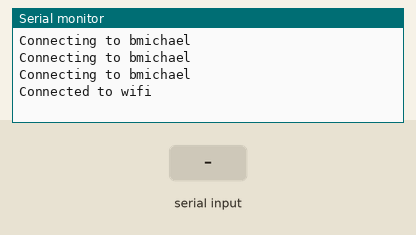
This sketch was run on a simulated ESP32-S3. Parts: the last lines printed to the serial monitor. The inputs (shaded band) are chosen by the test bench. WiFi joins after 1.5 s; servers stay silent unless stated.

Above: at 4.2 s.
4.3 s: "1\n" received over Serial
At 5.4 s:
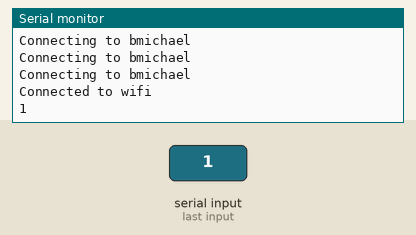
5.8 s: "0\n" received over Serial
At 6.6 s:
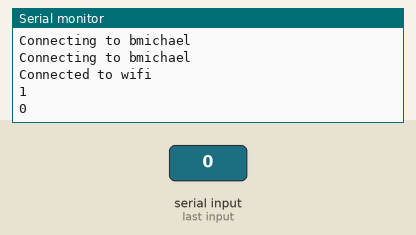
7.3 s: "2\n" received over Serial
At 7.8 s:
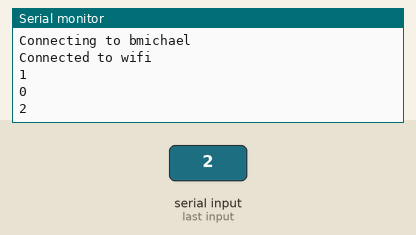

The sketch:

EAA690_NewCard.ino
```cpp
/************
 * Overview *
 ************
 This sketch is intended for the Arduino MINI which interacts with the RFID reader to assign a card to a user.
 The tasks are:
   1. Read RFID card's ID
   2. Provide RFID value to Raspberry Pi

 Simple schematic of overall system.  This sketch is for the "[New Card Assignment]" portion of the diagram.

            ^  ^
           +|  |-
   +----------------+
   |    | to door | |
   |    +---------+ |           [Outside]
   |                |        +----------------+
   |        TIP31AG |        |      +-----+   |
   | +------+       |        |      | LED |   |
   | | A    |   +---|        |---+  +-----+   |
   | | r  M |   | R |-- // --| R |            |
   | | d  I |   | J |-- // --| J |  Resistors |
   | | u  N |   | 4 |-- // --| 4 |            |
   | | i  I |   | 5 |-- // --| 5 |  +------+  |
   | | n    |   +---|        |---+  | RFID |  |
   | | o    |       |        |      +------+  |
   | +------+       |        +----------------+
   |         LM7805 |
   |   +------+     |
   |   | RJ45 |     |
   +----------------+
         ||||  [Door Controller]     [New Card Assignment]
                                    +------------------+
         ////                       | +--------------+ |
                                    | | Arduino MINI | |
         ||||  [Main Controller]    | +--------------+ |
   +----------------------+         | +------+         |
   |   | RJ45 |  +------+ |         | | RFID |         |
   |   +------+  | RFID | |         | +------+         |
   |    LM7805   +------+ |         | +--------------+ |
   | +-------------+----+ |         | | Raspberry Pi | |
   | | Arduino UNO | SD | |         | +--------------+ |
   | +-------------+----+ |         +------------------+
   | | Ethernet    |      |
   +----------------------+
         ||||
*/
// Include libraries
#include <SPI.h>
#include <WiFi.h>
#include <WiFiUdp.h>

int RFID_INPUT = 0;
int WIFI_HANDSHAKE = 7; // RESERVED
int RFIDResetPin = 8;
int WIFI_SHIELD_10 = 10; // RESERVED
int WIFI_SHIELD_11 = 11; // RESERVED
int WIFI_SHIELD_12 = 12; // RESERVED
int WIFI_SHIELD_13 = 13; // RESERVED

// Network
byte mac[] = { 0xDE, 0xAD, 0xBE, 0xEF, 0xFE, 0xED };
IPAddress ip(192,168,0,107);
WiFiClient client;
boolean wifiEnabled = true;
boolean passRequired = true;
char ssid[] = "bmichael"; // EAA690 your network SSID (name) // EAA690
char pass[] = "4047355660";  // your network password (use for WPA, or use as key for WEP)
int keyIndex = 0;            // your network key Index number (needed only for WEP)
int status = WL_IDLE_STATUS;
char server[] = "www.brianmichael.org";

// Debug
boolean debug = true;

void setup() {
  Serial.begin(9600);

  // Setup Arduino PINs
  pinMode(RFIDResetPin, OUTPUT);

  // Initialize the RFID reader for use
  digitalWrite(RFIDResetPin, HIGH);

  // Init the network
  initNetwork();
}

void loop() {
  String tagString = "";
  char val = 0; // variable to store the data from the serial port

  // Check to see if a tag needs to be checked
  while (Serial.available() > 0) {
    val = Serial.read();
    tagString = tagString + val;
    //Serial.print(val);
  }

  if (tagString != "") { // Tag data read
    tagString.replace("\n", "");
    tagString = tagString.substring(1, tagString.length() - 1);
    Serial.println(tagString);

    //reset the RFID reader
    //digitalWrite(RFIDResetPin, LOW);
    //digitalWrite(RFIDResetPin, HIGH);
  }

  // A short delay...
  delay(150);
}

/**
 * Initialize the network so user and NTP data
 * can be transmitted/received
 */
void initNetwork() {
  // check for the presence of the shield:
  if (WiFi.status() == WL_NO_SHIELD) {
    if (debug)
      Serial.println("WiFi shield not present");
    // don't continue:
    wifiEnabled = false;
  }

  // attempt to connect to Wifi network:
  if (wifiEnabled) {
    while (status != WL_CONNECTED) {
      String msg = "Connecting to ";
      msg.concat(ssid);
      if (debug)
        Serial.println(msg);
      // Connect to WPA/WPA2 network. Change this line if using open or WEP network:
      if (passRequired) {
        status = WiFi.begin(ssid, pass);
      } else {
        if (debug)
          Serial.println("Not passing password");
        status = WiFi.begin(ssid);
      }

      // wait 1 second for connection:
      delay(1000);
    }
    if (debug)
      Serial.println("Connected to wifi");
  }
}

/**
 * Reads the RFID from the card scanned
 */
String readTag() {
  String tagString = "";
  int index = 0;
  boolean reading = false;

  while (Serial.available()) {
    int readByte = Serial.read(); //read next available byte
    if(readByte == 2) reading = true; //begining of tag
    if(readByte == 3) reading = false; //end of tag
    if(reading && readByte != 2 && readByte != 10 && readByte != 13){
      tagString = tagString + readByte;
      index ++;
    }
  }
  //if (debug) displayLCD(tagString, 1000, true);
  return tagString;
}
```

Measured:
- after the input at 4.3 s, the serial monitor: prints a new line after 0.06 s (image 1)
- after the input at 5.8 s, the serial monitor: prints a new line after 0.06 s (image 2)
- after the input at 7.3 s, the serial monitor: prints a new line after 0.06 s (image 3)
